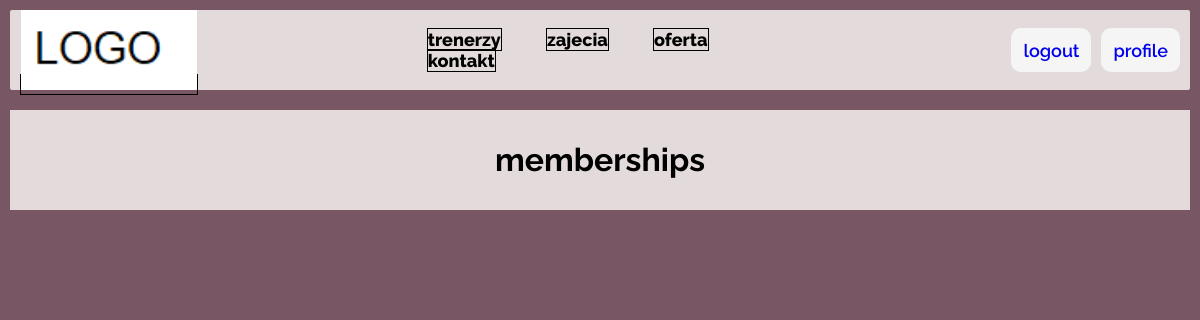
Page /users/memberships/ (signed in) on the earlier database version.
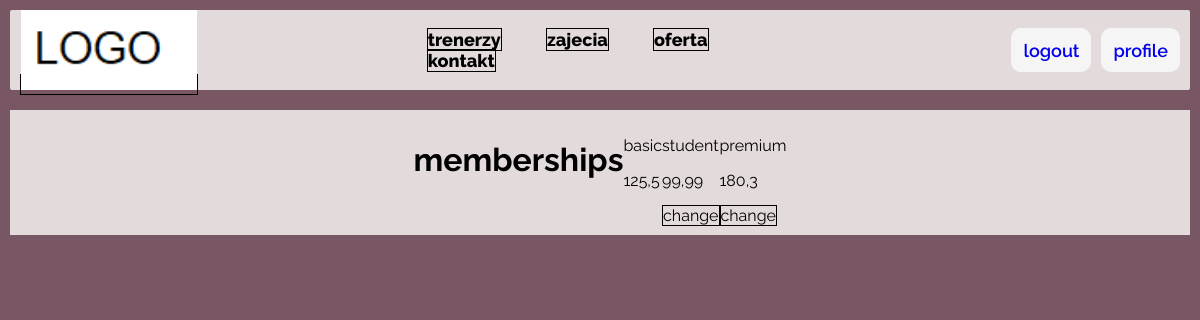
Same page on the later database version.
### users/models.py (models this page shows)
class Membership(models.Model):
    name = models.CharField(max_length=50)
    code = models.CharField(max_length=50)
    price = models.FloatField()

### users/views.py (the view)
# urls.py: path("memberships/", views.show_memberships, name="membership"),
def show_memberships(request):
    memberships = Membership.objects.all()
    context = {
        'memberships': memberships,
    }
    return render(request, 'users/memberships.html', context)

### users/templates/users/memberships.html
{% extends 'core/index.html' %}
{% block content %}
<h1>memberships</h1>
{% for membership in memberships %}
<div>
    <p>{{membership.name}}</p>
    <p>{{membership.price}}</p>
    {% if user.is_authenticated %}
        {% if request.user.client.membership.id != membership.id %}
        <a>{% if request.user.client.membership is null%}get{% else %}change{%endif%}</a>
        {% endif %}
    {% endif %}
</div>
{% endfor %}
{% endblock %}

### core/templates/core/index.html (shortened to what this page needs)
<!DOCTYPE html>
{% load static %}
<html lang="en">
<head>
    <link rel="stylesheet" href="{% static 'header.css' %}">
</head>
<body>
    {% include 'core/header.html' %}
    <main>
        {% block content %}
        {% endblock %}
    </main>
</body>
</html>

### core/templates/core/header.html
<header id="header">
  <div id="logo-container">
    <a href="/">
      {% load static %}
      <img id="header-img" src="{% static 'logo.png' %}" alt="logo">
    </a>
  </div>
  <div id="nav-container">
    <a href="{% url 'users:coaches' %}">trenerzy</a>
    <a href="{% url 'workout:schedule' %}">zajecia</a>
    <a href="{% url 'users:membership' %}">oferta</a>
    <a>kontakt</a>
  </div>
  <div id="login-container">
    {% if user.is_authenticated %}
    <a href="{% url 'users:logout' %}">logout</a>
    <a href="{% url 'users:profile' %}">profile</a>
    {% else %}
    <a href="{% url 'users:login' %}">login</a>
    <a href="{% url 'users:register' %}">register</a>
    {% endif %}
  </div>
</header>

### core/static/header.css (style rules this page uses)
header { width: 100%; height: 10vh; background: #E3DBDB; padding: 0 10px; box-sizing: border-box; display: grid; grid-template-columns: 1fr 1fr 1fr; border-radius: 2px; margin-bottom: 20px; }
header img { height: 100%; }
a { text-decoration: none; border: 1px solid black; }
#nav-container { justify-self: center; align-self: center; }
#nav-container a { color: black; margin: 0 20px; font-size: large; font-weight: 800; transition: color 0.3s ease; text-decoration: none; }
#login-container { justify-self: end; align-self: center; font-weight: 600; height: 50%; display: flex; align-items: center; }
#login-container a { height: 100%; display: flex; align-items: center; background: whitesmoke; border: 2px solid whitesmoke; border-radius: 10px; transition: background-color 0.3s ease; margin: 0 0 0 10px; padding: 0 10px; font-family: inherit; font-size: large; text-decoration: none; }
body { font-family: "Raleway", serif; font-optical-sizing: auto; font-style: normal; margin: 10px; background: #795663; display: flex; flex-direction: column; align-items: center; }
main { background-color: #E3DBDB; width: 100%; display: flex; justify-content: center; padding: 10px 0; }

Differences in the rows shown:
added Membership: name "basic", price "125,5"
added Membership: name "student", price "99,99", shows "change"
added Membership: name "premium", price "180,3", shows "change"
